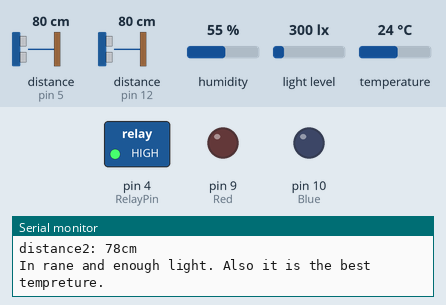
Recording of a sketch running on a simulated Arduino Uno, built with avr-gcc and run on an emulated ATmega328P. Parts: switched loads named in the sketch (green lamp = pin HIGH), output pins drawn as LEDs (lit = HIGH), the last lines printed to the serial monitor. Wiring (inferred from the names in the program): 2 × ultrasonic range finder: trigger pin 3, echo pin 5 / trigger pin 11, echo pin 12. Dashed ring = blinking. Inputs (shaded band) come from the test bench; at power-on: distance to the obstacle (sensors on pin 5, pin 12) 80 cm, light level 300 lx, humidity 55 %, temperature 24 °C. The echo pulse lasts 58.3 µs per cm; pins used as bus, display or sensor lines are not drawn.

Above: at 1.9 s.
2.0 s: distance to the obstacle (sensor on pin 5) set to 148 cm
3.6 s: distance to the obstacle (sensor on pin 5) set to 156 cm
At 4.88 s:
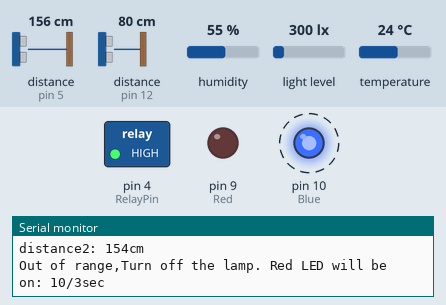
7.9 s: light level set to 486 lx
12.2 s: light level set to 526 lx
At 14.22 s:
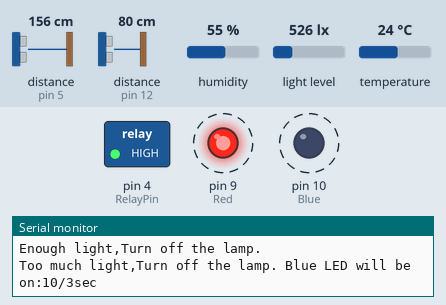
16.5 s: light level set to 40 lx
18.2 s: distance to the obstacle (sensor on pin 5) set to 2 cm
At 20.7 s:
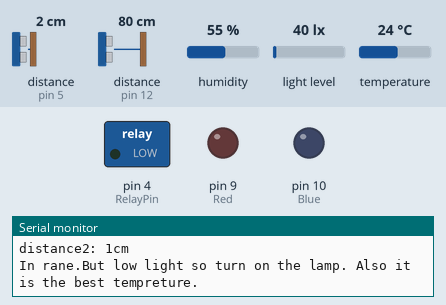
Timing chart, 0 to 22.2 s (numbered marks = the images above; inputs shaded):
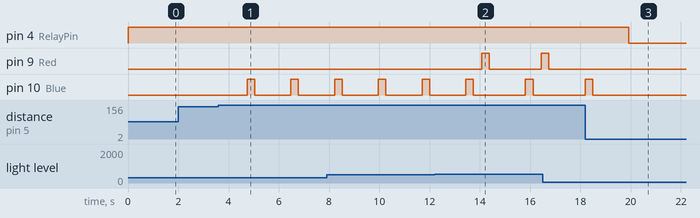

The sketch:

PRJCT-Code.ino
```cpp
//BH1750
#include <Wire.h>
#include <BH1750.h>
BH1750 lightMeter;

//DHT11
#include <dht.h>
#define outPin 6
dht DHT;

//Ultrasonic 1,2
const int TRIG_PIN1 = 11;
const int ECHO_PIN1 = 12;
const int TRIG_PIN2 = 3;
const int ECHO_PIN2 = 5;

//Relay
int RelayPin = 4;

////////////////////////////////////////////////////////////////////////

void setup() {
  Serial.begin(9600);
  //BH1750
  Wire.begin();
  lightMeter.begin();
  Serial.println(F("BH1750 sampling..."));

  //DHT11
  Serial.println("DHT11 Sampling...");
  Serial.println("Sampling results are:");

  //LEDs
  pinMode(9, OUTPUT); //Red
  pinMode(10, OUTPUT); //Blue

  //Ultrasonic
  pinMode(TRIG_PIN1, OUTPUT);
  pinMode(ECHO_PIN1, INPUT);
  pinMode(TRIG_PIN2, OUTPUT);
  pinMode(ECHO_PIN2, INPUT);

  //Relay
  pinMode(RelayPin, OUTPUT);
  digitalWrite(RelayPin, HIGH);
}

//////////////////////////////////////////////////////////////////////

void loop() {

//BH1750
  float lux = lightMeter.readLightLevel();
  Serial.print("Light: ");
  Serial.print(lux);
  Serial.println(" lx");


//DHT11
  int readData = DHT.read11(outPin);
  float t = DHT.temperature;
  Serial.print("Temperature = ");
  Serial.print(t);
  Serial.println("°C  ");


//Ultrasonic
  long duration1, distanceCm1, duration2, distanceCm2;

  digitalWrite(TRIG_PIN1, LOW);
  delayMicroseconds(4);
  digitalWrite(TRIG_PIN1, HIGH);
  delayMicroseconds(12);
  digitalWrite(TRIG_PIN1, LOW);
  duration1 = pulseIn(ECHO_PIN1, HIGH);

  digitalWrite(TRIG_PIN2, LOW);
  delayMicroseconds(4);
  digitalWrite(TRIG_PIN2, HIGH);
  delayMicroseconds(12);
  digitalWrite(TRIG_PIN2, LOW);
  duration2 = pulseIn(ECHO_PIN2, HIGH);

  //convert the time into a distance
  distanceCm1 = duration1 * 0.034 / 2;
  distanceCm2 = duration2 * 0.034 / 2;

  Serial.print("distance1: ");
  Serial.print(distanceCm1);
  Serial.println("cm");
  Serial.print("distance2: ");
  Serial.print(distanceCm2);
  Serial.println("cm");
  delay(100);


//Control codes
  if (distanceCm1 >= 150 or distanceCm2 >= 150 or distanceCm1 == 0 or distanceCm2 == 0 or lux > 350 ) {
    // Let's turn off the relay And turn on LED...
    if(distanceCm1 >= 100 or distanceCm2 >= 150 or distanceCm1 == 0 or distanceCm2 == 0){
      Serial.println("Out of range,Turn off the lamp. Red LED will be on: 10/3sec");
      digitalWrite(RelayPin, HIGH);
      digitalWrite(10, HIGH);
      delay(300);
      digitalWrite(10, LOW);
      delay(300);
    }
    if(lux > 350){
      Serial.println("Enough light,Turn off the lamp.");
      digitalWrite(RelayPin, HIGH);
      if(lux > 500){
        Serial.println("Too much light,Turn off the lamp. Blue LED will be on:10/3sec");
        digitalWrite(9, HIGH);
        delay(300);
        digitalWrite(9, LOW);
        delay(300);
      }
    }
  }
  else if(t > 30){
    digitalWrite(10, HIGH);
    delay(3000);
    digitalWrite(10, LOW);
    delay(3000);
    if(lux < 300){
    Serial.println("In rane. But low light so turn on the lamp. And it is warm: 1/3sec");
    // Let's turn on the relay and turn off LEDs
    digitalWrite(RelayPin, LOW);
    }
    else{
      Serial.println("In rane and enough light.But it is warm: 1/3sec");
    }
  }
  else if (t <= 23) {
    digitalWrite(9, HIGH);
    delay(3000);
    digitalWrite(9, LOW);
    delay(3000);
   if(lux < 300){
    Serial.println("In rane. But low light so turn on the lamp. And it is cold: 1/3sec");
    // Let's turn on the relay and turn off LEDs
    digitalWrite(RelayPin, LOW);
    }
    else{
      Serial.println("In rane and enough light.But it is cold: 1/3sec");
    }
  }
  else if(lux < 300){
    Serial.println("In rane.But low light so turn on the lamp. Also it is the best tempreture.");
    // Let's turn on the relay and turn off LEDs
    digitalWrite(RelayPin, LOW);
  }
  else{
    Serial.println("In rane and enough light. Also it is the best tempreture.");
    }

  delay(1000);
}
```

Measured:
- the behaviour switches between 151 and 152 cm on distance to the obstacle (sensor on pin 5) (found by bisection; images 0 and 1)
- the behaviour switches between 500 and 501 lx on light level (found by bisection; images 1 and 2)
- after the input at 3.6 s, pin 10 (Blue): alternates HIGH for 0.30 s and LOW for 1.4 s, starting after 1.1 s
- after the input at 12.2 s, pin 9 (Red): LOW → HIGH after 1.9 s, → LOW 0.30 s later, → HIGH 2.1 s later; pin 10 (Blue): LOW → HIGH after 3.6 s, → LOW 0.30 s later
- after the input at 18.2 s, pin 4 (RelayPin): HIGH → LOW after 1.7 s; pin 10 (Blue): goes on until 18.5 s, then stays LOW
